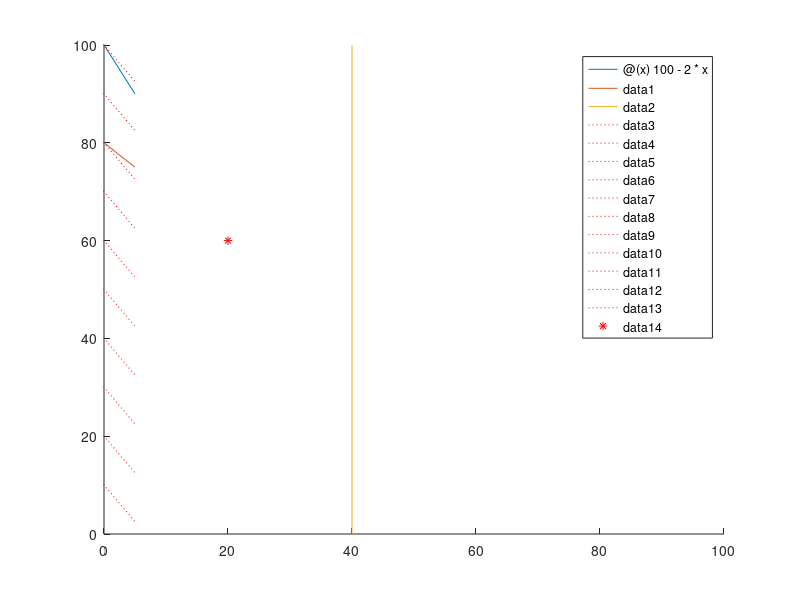
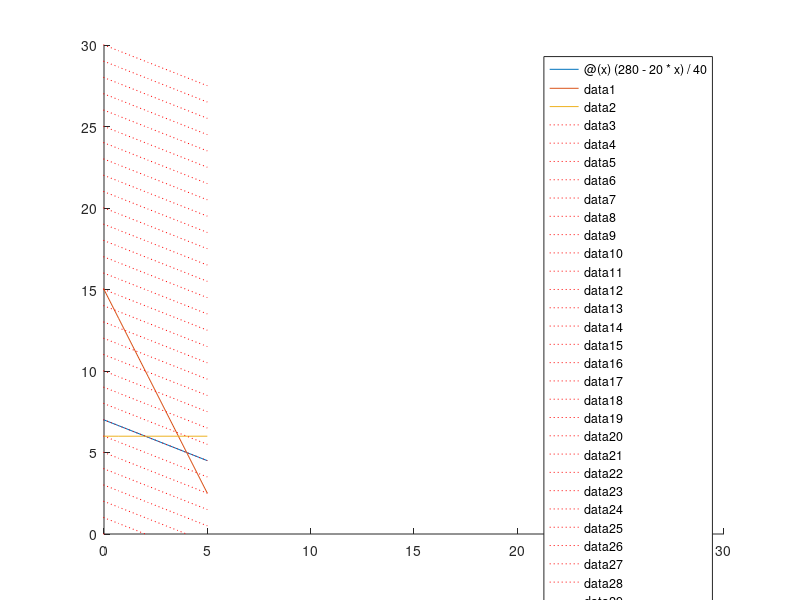

MATLAB code to generate these figures, in order: (Note: this script raises an error after producing the figures.)
%% Linearis programozas
% 1. feladat
% Oldjuk meg grafikus uton az alabbi feladatot!
% Egy butoripari vallalkozas ketfele butort gyart: talaloszekrenyt es komodot.
% Egy talaloszekreny eloallitasahoz 2 egyseg faanyagra, 1 egyseg lakkra es 1
% egyseg uvegre, meg egy komod eloallitasahoz 1 egyseg faanyagra es 1
% egyseg lakkra van szukseg. Egy talaloszekrenyt 30 ezer, egy komodot 20
% ezer Ft-ert lehet eladni. Hatarozza meg a maximalis bevetelt biztosıto
% gyartasi tervet, ha 100 egyseg faanyag, 80 egyseg lakk es 40 egyseg uveg
% all rendelkezesre!

% Irjuk fel a modellt!
% Keszitsunk abrat hozza!
figure
hold on
fplot(@(x) 100-2*x)
fplot(@(x) 80-x)
%xline(40) % fuggoleges vonal
plot([40,40],[0,100]) % fuggoleges vonal
%%
for z=0:10:100
    fplot(@(x) z-3/2*x,'r:' )
end
%%
axis([0,100,0,100])


%%
c = [-30000;-20000];
A = [2,1;1,1;1,0];
b = [100;80;40];
Aeq = [];
beq = [];
lb = [0;0];
ub = [];
x = linprog(c,A,b,Aeq,beq,lb,ub)
plot(x(1),x(2),'r*')
%% Oldja meg az alabbi feladatot a modell alapjan!
% P(x) = 4*x1 + 3*x2 -> max
% x1 + x2 < = 40
% 2*x1 + x2 < = 60
% x1, x2 > = 0 

% Mennyi lesz az x2 valtozo optimalis erteke?
x = linprog([-4;-3],[1,1;2,1],[40;60],[],[],[0;0],[])
x(2)

%%
% Oldja meg grafikus uton az alabbi feladatot!
% Egy edesipari vallalatnal ketfele turodesszertet (natur es kakaos)
% gyartanak. Egy egyseg natur desszert eloallıtasahoz 20 egyseg edesıtett
% turora es 50 egyseg tejszınre van szukseg, mıg egy egyseg kakaos
% desszerthez 40 egyseg edesıtett turora, 20 egyseg tejszınre es 2 egyseg
% kakaora. A kakaos desszertet 300 Ft/egyseg, a naturt 190 Ft/egyseg aron
% lehet ertekesıteni, az eloallıtasi koltseguk 100 Ft/egyseg (kakaos) es 90
% Ft/egyseg (natur). Milyen gyartasi arany mellett erheto el a maximalis
% nyereseg, ha 280 egyseg edesıtett turo, 300 egyseg tejszın es 12 egyseg
% kakao all rendelkezesre?

% Irjuk fel a modellt!
% x1 a natur desszer db, x2 a kakaos desszert darabszama.

% 20x1+40x2<=280
% 50x1+20x2<=300
% 2x2<=12
% P(x) = (190-90)*x1 + (300-100)*x2
% P(x) = 100x1+200x2->max

% Keszitsunk abrat hozza!
figure
hold on
fplot(@(x) (280-20*x)/40)
fplot(@(x) (300-50*x)/20)
fplot(@(x) 6) % vizszintes vonal = konstans fv
%%
for z=0:1:30
    fplot(@(x) z-100/200*x,'r:' )
end
axis([0,30,0,30])


%%
c = [-100;-200];
A = [20,40;50,20;0,2];
b = [280;300;12];
Aeq = [];
beq = [];
lb = [0;0];
ub = [];
x = linprog(c,A,b,Aeq,beq,lb,ub)
%%
[x,fval,exitflag,output,lambda] =  linprog(c,A,b,Aeq,beq,lb,ub)

%%
plot(x(1),x(2),'r*')

%% Tovabbi peldak
% A modell: 
% 2*x1 + 7*x2 <= 84
% 4*x1 + 5*x2 <= 78
% 6*x1 + 4*x2 <= 96
% x1,x2 >= 0
% 10*x1 + 9*x2 -> max

% Matlab lionprog fuggvennyel oldjuk meg!
% Adjuk meg a ket termek arnyekarat is!
% Mennyi a maximalis profit?


A = [2,7;4,5;6,4];
b = [84;78;96];
c = [-10;-9]; % minimalizalas
Aeq = [];
beq = [];
lb = [0;0];
ub = [];
x = linprog(c,A,b,Aeq,beq,lb,ub)
%%
% help linprog
[X,FVAL,EXITFLAG,OUTPUT,LAMBDA] = linprog(c,A,b,Aeq,beq,lb,ub)
%%
% 1. termek
X(1)
% 2. termek
X(2)
% maximalis haszon
FVAL * -1
% fel nem hasznalt nyersanyagok mennyisege
maradek = b - A*x
A_maradek = maradek(1)
C_maradek = maradek(3)
%% arnyekar
lambda.ineqlin

%% hasonlo gyartasi feladat
A = [3,5;5,4;6,1];
b = [70;69;60];
c = [11;4]* -1; % minimalizalas
Aeq = [];
beq = [];
lb = [0;0];
ub = [];

[X,FVAL,EXITFLAG,OUTPUT,LAMBDA] = linprog(c,A,b,Aeq,beq,lb,ub)

% 1. termek
X(1)
% 2. termek
X(2)
% maximalis haszon
FVAL * -1;
% az A es C nyersanyagok arnyekara
LAMBDA.ineqlin([1,3])

%% Konzervgyar feladat
% 2 telephely, 3 termelo

A = [1,1,1,0,0,0;0,0,0,1,1,1;1,0,0,1,0,0;0,1,0,0,1,0;0,0,1,0,0,1];
b = [460;560;200;310;420];
c = [10;12;9;14.5;16.5;16]* -1; % minimalizalas
Aeq = [];
beq = [];
lb = [0;0;0;0;0;0];
ub = [];


[x,fval,exitflag,output,lambda] =  linprog(c,A,b,Aeq,beq,lb,ub)

%% Tapok
% A es B tap 4 fele alapanyagbol

A = [0.2,0;0,0.2;0.1,0.2;0.7,0.6]*-1;
b = [0.2;0.4;1;4.2]*-1;
c = [30;40];
Aeq = [];
beq = [];
lb = [0;0];
ub = [];


[x,fval,exitflag,output,lambda] =  linprog(c,A,b,Aeq,beq,lb,ub)